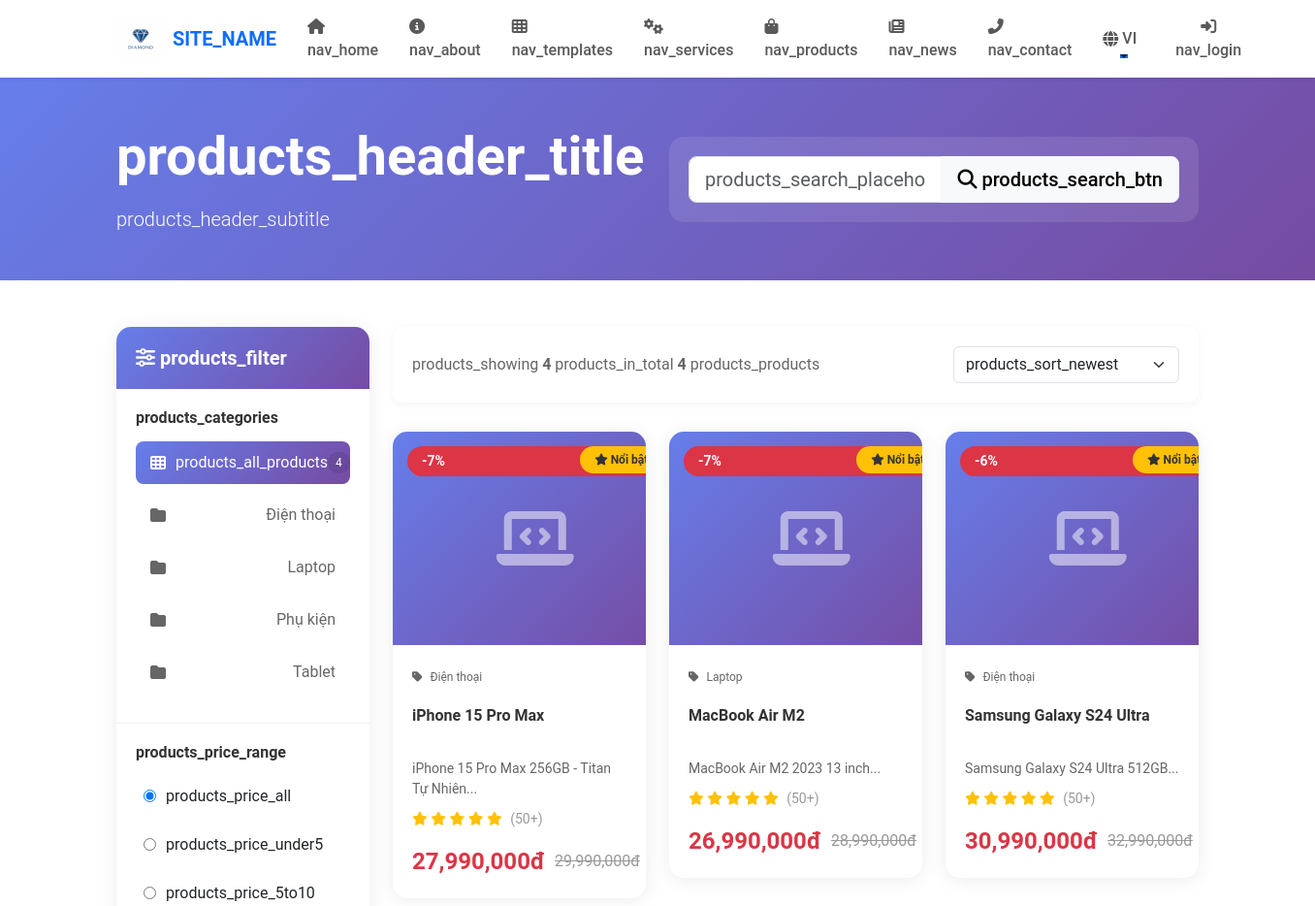
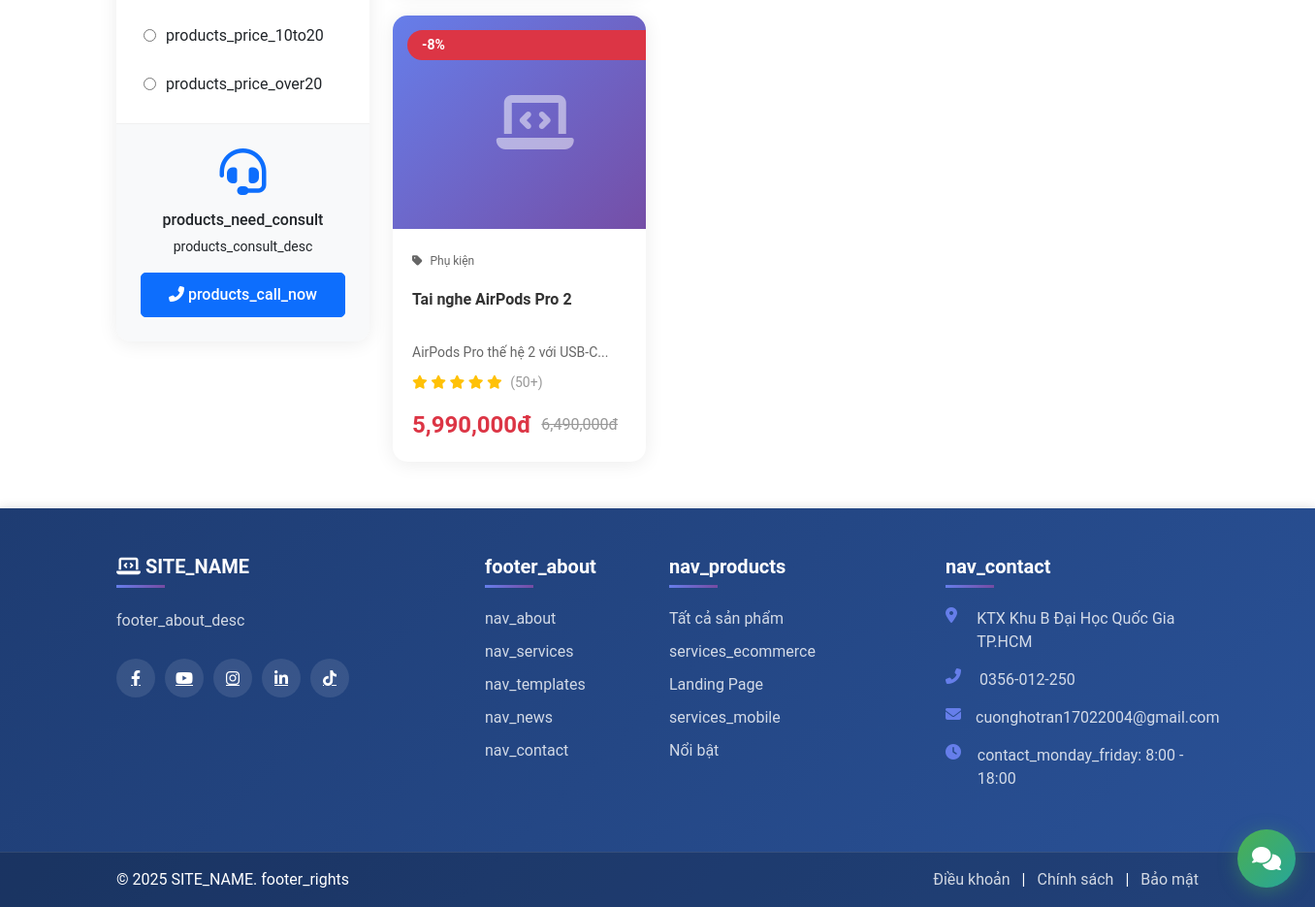
The page /products.php on the database as committed earlier (2 pictures, top to bottom).
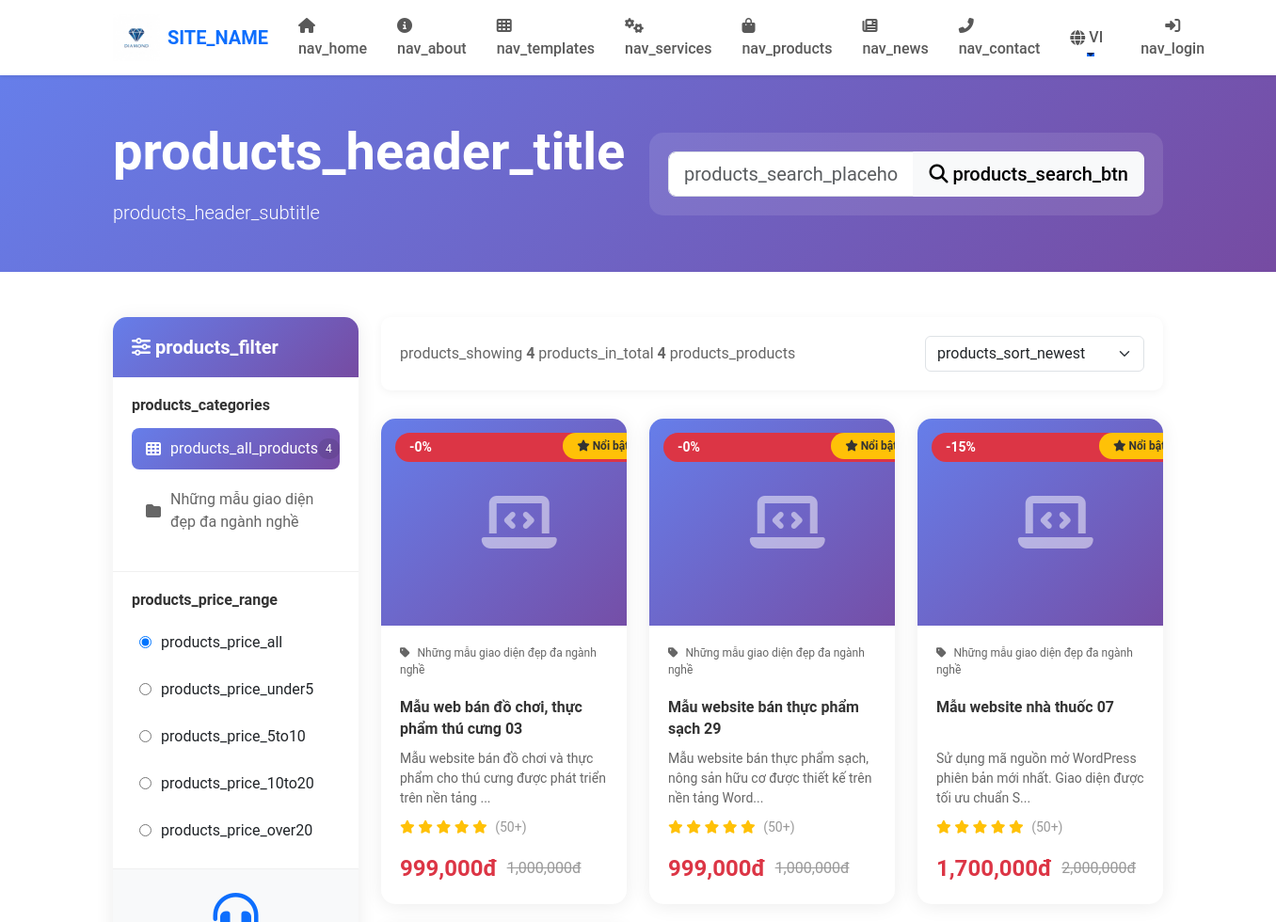
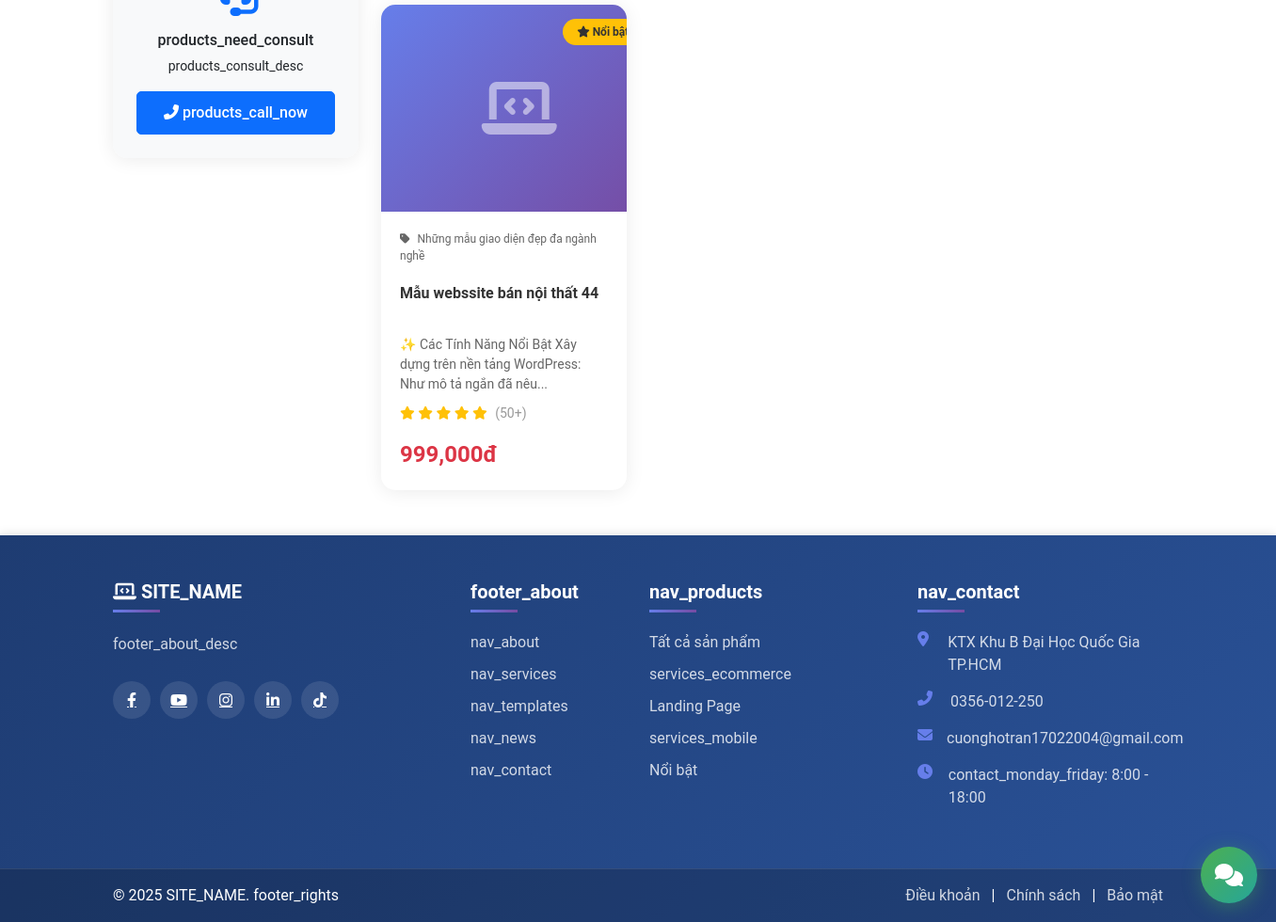
The same page on the database as committed later (2 pictures, top to bottom).
### tables this page shows
CREATE TABLE `categories` (
  `id` int(11) NOT NULL,
  `name` varchar(255) NOT NULL,
  `slug` varchar(255) NOT NULL,
  `description` text DEFAULT NULL,
  `image` varchar(255) DEFAULT NULL,
  `parent_id` int(11) DEFAULT NULL,
  `status` enum('active','inactive') DEFAULT 'active',
  `created_at` timestamp NOT NULL DEFAULT current_timestamp(),
  `updated_at` timestamp NOT NULL DEFAULT current_timestamp() ON UPDATE current_timestamp()
);

CREATE TABLE `products` (
  `id` int(11) NOT NULL,
  `category_id` int(11) NOT NULL,
  `name` varchar(255) NOT NULL,
  `slug` varchar(255) NOT NULL,
  `description` text DEFAULT NULL,
  `content` longtext DEFAULT NULL,
  `price` decimal(10,2) NOT NULL,
  `sale_price` decimal(10,2) DEFAULT NULL,
  `quantity` int(11) DEFAULT 0,
  `sku` varchar(100) DEFAULT NULL,
  `image` varchar(255) DEFAULT NULL,
  `gallery` text DEFAULT NULL,
  `views` int(11) DEFAULT 0,
  `featured` tinyint(1) DEFAULT 0,
  `status` enum('active','inactive') DEFAULT 'active',
  `created_at` timestamp NOT NULL DEFAULT current_timestamp(),
  `updated_at` timestamp NOT NULL DEFAULT current_timestamp() ON UPDATE current_timestamp()
);

### config/lang.php (called while the page is built, shortened)
<?php
function __($key, $default = '') {
    global $translations;
    return isset($translations[$key]) ? $translations[$key] : ($default ? $default : $key);
}
function lang($key, $default = '') {
    return __($key, $default);
}
?>

### products.php (the view, shortened to what the rows shown need)
<?php
require_once 'config/database.php';
require_once 'config/lang.php';
$database = new Database();
$db = $database->getConnection();
$page = isset($_GET['page']) ? (int)$_GET['page'] : 1;
$limit = 12;
$offset = ($page - 1) * $limit;
$category = isset($_GET['category']) ? $_GET['category'] : '';
$where = "WHERE p.status = 'active'";
$order = 'ORDER BY p.created_at DESC';
$query = "SELECT p.*, c.name as category_name, c.slug as category_slug
          FROM products p
          LEFT JOIN categories c ON p.category_id = c.id
          $where $order
          LIMIT :limit OFFSET :offset";
$stmt = $db->prepare($query);
$stmt->bindValue(':limit', $limit, PDO::PARAM_INT);
$stmt->bindValue(':offset', $offset, PDO::PARAM_INT);
$stmt->execute();
$products = $stmt->fetchAll(PDO::FETCH_ASSOC);
$query = "SELECT * FROM categories WHERE status = 'active' ORDER BY name";
$stmt = $db->prepare($query);
$stmt->execute();
$categories = $stmt->fetchAll(PDO::FETCH_ASSOC);
function getProductImageUrl($image) {
    if (empty($image)) {
        return null;
    }
    if (strpos($image, 'http://') === 0 || strpos($image, 'https://') === 0) {
        return $image;
    }
    return SITE_URL . '/uploads/products/' . basename($image);
}
include 'includes/header.php';
?>
<div class="products-header bg-gradient-primary text-white py-5 mb-5">
    <div class="container">
        <div class="row align-items-center">
            <div class="col-lg-6">
                <h1 class="display-4 fw-bold mb-3"><?php echo lang('products_header_title'); ?></h1>
            </div>
        </div>
    </div>
</div>
<div class="container my-5">
    <div class="row">
        <div class="col-lg-3 mb-4">
            <div class="filter-sidebar">
                <div class="filter-section">
                    <ul class="category-list">
                        <?php foreach($categories as $cat): ?>
                            <li>
                                <a href="?category=<?php echo $cat['slug']; ?>"
                                   class="category-link <?php echo $category == $cat['slug'] ? 'active' : ''; ?>">
                                    <i class="fas fa-folder"></i> <?php echo htmlspecialchars($cat['name']); ?>
                                </a>
                            </li>
                        <?php endforeach; ?>
                    </ul>
                </div>
            </div>
        </div>
        <div class="col-lg-9">
            <div class="row g-4">
                <?php if(empty($products)): ?>
                    <div class="col-12">
                        <div class="empty-state">
                            <i class="fas fa-inbox fa-5x text-muted mb-3"></i>
                            <h4><?php echo lang('products_no_results'); ?></h4>
                            <p class="text-muted"><?php echo $lang == 'vi' ? 'Vui lòng thử lại với từ khóa khác hoặc xem tất cả sản phẩm' : 'Please try again with different keywords or view all products'; ?></p>
                            <a href="<?php echo SITE_URL; ?>/products.php" class="btn btn-primary"><?php echo $lang == 'vi' ? 'Xem tất cả' : 'View all'; ?></a>
                        </div>
                    </div>
                <?php else: ?>
                    <?php foreach($products as $product): ?>
                        <div class="col-md-6 col-lg-4">
                            <div class="product-card">
                                <div class="product-image">
                                    <?php if($product['sale_price']): ?>
                                        <div class="sale-badge">
                                            -<?php echo round((($product['price'] - $product['sale_price']) / $product['price']) * 100); ?>%
                                        </div>
                                    <?php endif; ?>
                                    <?php if($product['featured']): ?>
                                        <div class="featured-badge">
                                            <i class="fas fa-star"></i> <?php echo $lang == 'vi' ? 'Nổi bật' : 'Featured'; ?>
                                        </div>
                                    <?php endif; ?>
                                    <?php
                                    $product_image_url = getProductImageUrl($product['image']);
                                    if ($product_image_url):
                                    ?>
                                        <div class="image-placeholder" style="display: none; position: absolute; top: 0; left: 0; width: 100%; height: 100%; background: linear-gradient(135deg, #667eea 0%, #764ba2 100%);">
                                            <i class="fas fa-laptop-code fa-4x text-white opacity-50"></i>
                                        </div>
                                    <?php else: ?>
                                        <div class="image-placeholder" style="background: linear-gradient(135deg, #667eea 0%, #764ba2 100%);">
                                            <i class="fas fa-laptop-code fa-4x text-white opacity-50"></i>
                                        </div>
                                    <?php endif; ?>
                                </div>
                                <div class="product-info">
                                    <span class="product-category">
                                        <i class="fas fa-tag"></i> <?php echo htmlspecialchars($product['category_name']); ?>
                                    </span>
                                    <h5 class="product-title">
                                        <a href="<?php echo SITE_URL; ?>/product_detail.php?id=<?php echo $product['id']; ?>">
                                            <?php echo htmlspecialchars($product['name']); ?>
                                        </a>
                                    </h5>
                                    <p class="product-description"><?php echo htmlspecialchars(mb_substr($product['description'], 0, 80)); ?>...</p>
                                    <div class="product-rating">
                                        <i class="fas fa-star text-warning"></i>
                                        <i class="fas fa-star text-warning"></i>
                                        <i class="fas fa-star text-warning"></i>
                                        <i class="fas fa-star text-warning"></i>
                                        <i class="fas fa-star text-warning"></i>
                                        <span class="reviews">(50+)</span>
                                    </div>
                                    <div class="product-price">
                                        <?php if($product['sale_price']): ?>
                                            <span class="current-price"><?php echo number_format($product['sale_price']); ?>đ</span>
                                            <span class="original-price"><?php echo number_format($product['price']); ?>đ</span>
                                        <?php else: ?>
                                            <span class="current-price"><?php echo number_format($product['price']); ?>đ</span>
                                        <?php endif; ?>
                                    </div>
                                </div>
                            </div>
                        </div>
                    <?php endforeach; ?>
                <?php endif; ?>
            </div>
        </div>
    </div>
</div>
<?php include 'includes/footer.php'; ?>

Rows that differ between the two databases and show on the page:
removed categories: name "Điện thoại"
removed categories: name "Laptop"
removed categories: name "Phụ kiện"
removed categories: name "Tablet"
removed products: (($product['price'] - $product['sale_price']) / $product['price']) * 100 "7", featured 1 (drawn), category.name "Điện thoại", name "iPhone 15 Pro Max", description "iPhone 15 Pro Max 256GB - Titan Tự Nhiên", sale_price "27,990,000", price "29,990,000"
removed products: (($product['price'] - $product['sale_price']) / $product['price']) * 100 "7", featured 1 (drawn), category.name "Laptop", name "MacBook Air M2", description "MacBook Air M2 2023 13 inch", sale_price "26,990,000", price "28,990,000"
removed products: (($product['price'] - $product['sale_price']) / $product['price']) * 100 "6", featured 1 (drawn), category.name "Điện thoại", name "Samsung Galaxy S24 Ultra", description "Samsung Galaxy S24 Ultra 512GB", sale_price "30,990,000", price "32,990,000"
removed products: (($product['price'] - $product['sale_price']) / $product['price']) * 100 "8", category.name "Phụ kiện", name "Tai nghe AirPods Pro 2", description "AirPods Pro thế hệ 2 với USB-C", sale_price "5,990,000", price "6,490,000"
added categories: name "Những mẫu giao diện đẹp đa ngành nghề"
added products: (($product['price'] - $product['sale_price']) / $product['price']) * 100 "0", featured 1 (drawn), category.name "Những mẫu giao diện đẹp đa ngành nghề", name "Mẫu web bán đồ chơi, thực phẩm thú cưng 03", description "Mẫu website bán đồ chơi và thực phẩm cho thú cưng được phát triển trên nền tảng", sale_price "999,000", price "1,000,000"
added products: (($product['price'] - $product['sale_price']) / $product['price']) * 100 "0", featured 1 (drawn), category.name "Những mẫu giao diện đẹp đa ngành nghề", name "Mẫu website bán thực phẩm sạch 29", description "Mẫu website bán thực phẩm sạch, nông sản hữu cơ được thiết kế trên nền tảng Word", sale_price "999,000", price "1,000,000"
added products: (($product['price'] - $product['sale_price']) / $product['price']) * 100 "15", featured 1 (drawn), category.name "Những mẫu giao diện đẹp đa ngành nghề", name "Mẫu website nhà thuốc 07", description "Sử dụng mã nguồn mở WordPress phiên bản mới nhất. Giao diện được tối ưu chuẩn S", sale_price "1,700,000", price "2,000,000"
added products: featured 1 (drawn), category.name "Những mẫu giao diện đẹp đa ngành nghề", name "Mẫu webssite bán nội thất 44", description "✨ Các Tính Năng Nổi Bật Xây dựng trên nền tảng WordPress: Như mô tả ngắn đã nêu", price "999,000"
